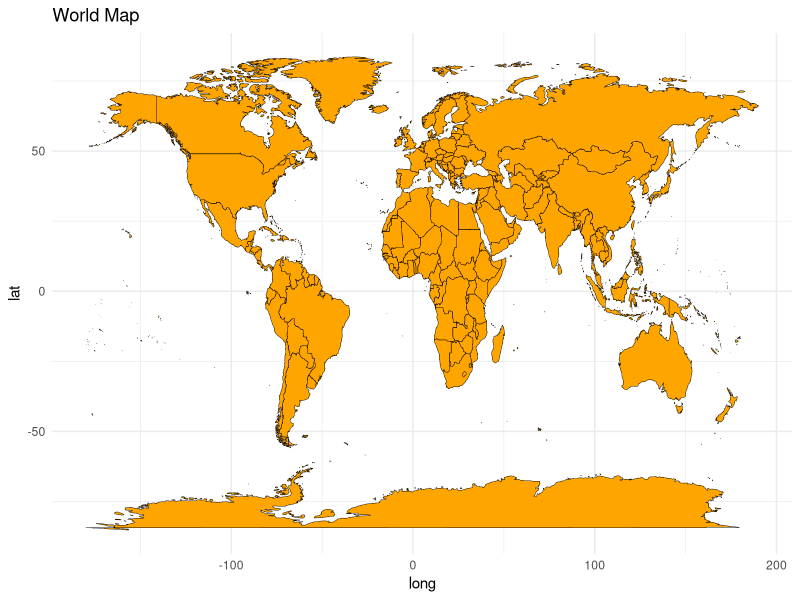
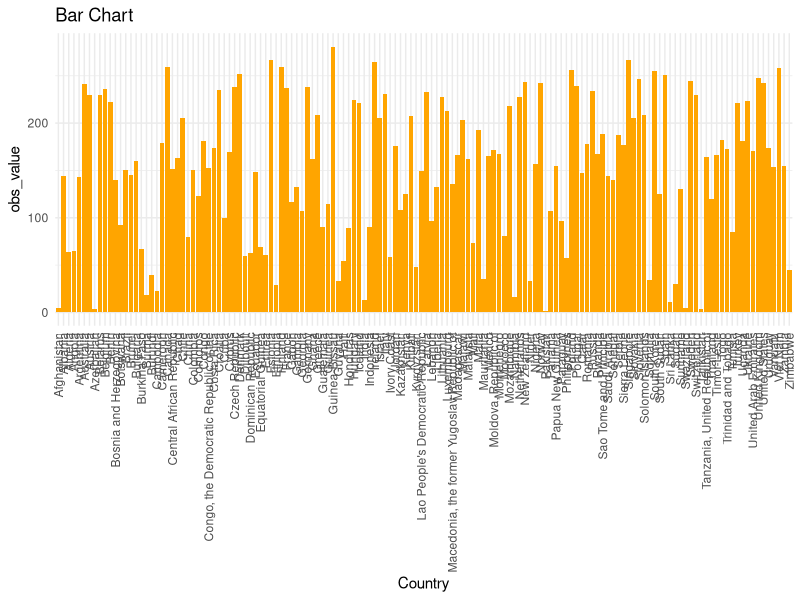

These figures' R source, in order:
install.packages("tidyverse")
install.packages("ggplot2")
install.packages("dplyr")
install.packages("maps")
library(tidyverse)
library(ggplot2)
data_left <- read.csv (file = "unicef_indicator_1.csv")
data_right <- read.csv(file = "unicef_indicator_2.csv")
data_main <- read.csv(file = "unicef_metadata.csv")

data_join <- full_join(data_left, data_right)


#world map
latest_data <- data_join %>% 
  group_by(country) %>% 
  filter(time_period == max(time_period))


world_map <- map_data("world")

ggplot() +
  geom_map(data = world_map, map = world_map,
           aes(x = long, y = lat, map_id = region),
           fill = "orange", color = "black", size = 0.15) +
  theme_minimal() +
  ggtitle("World Map")

##bar chart

ggplot(data = latest_data, aes(x = country, y = obs_value)) +
  geom_bar(stat = "identity", fill = "orange") +
  theme_minimal() +
  theme(axis.text.x = element_text(angle = 90, vjust = 0.5, hjust = 1)) +
  labs(title = "Bar Chart", x = "Country", y = "obs_value")


combined_data <- data_left %>%
  inner_join(data_main, by = "country")



scatter_plot <- ggplot(combined_data, aes(x = MetadataValue, y = IndicatorValue)) +
  geom_point(alpha = 0.6, color = "blue") +
  geom_smooth(method = "lm", se = FALSE, color = "red") +
  labs(title = "Relationship Between Metadata and Indicator Values",
       x = "Metadata Value",
       y = "Indicator Value",
       caption = "Data source: UNICEF") +
  theme_minimal()